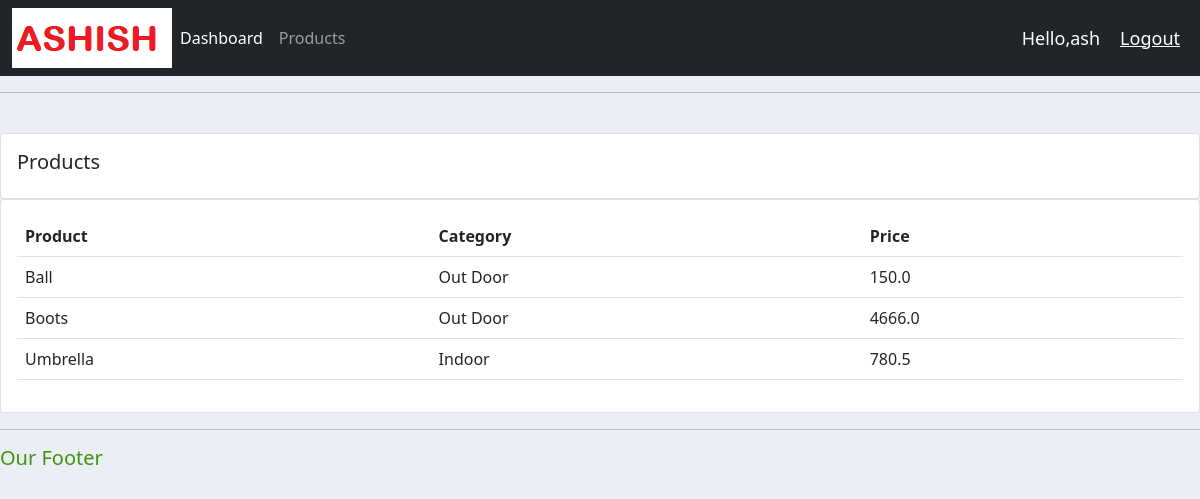
/products (signed in), run on the app's committed database.
### accounts/models.py (models this page shows, shortened)
class Product(models.Model):
    CATEGORY = (
              ('Indoor', 'Indoor'),
              ('Out Door', 'Out Door'),
              )
    name = models.CharField(max_length=100, null=True)
    price =models.FloatField(null=True)
    category = models.CharField(max_length=100, null=True, choices=CATEGORY)
    description = models.CharField(max_length=100, null=True, blank=True)
    date_created = models.DateTimeField(auto_now_add=True, null=True)
    tag = models.ManyToManyField(Tag)

### accounts/decorators.py (the view)
        def wrapper_func(request, *args, **kwargs):
            group = None
            if(request.user.groups.exists()):
                group = request.user.groups.all()[0].name
            if(group in allowed_roles):
                return view_func(request, *args, **kwargs)
            else:
                return HttpResponse("You are not authorized to view this page.")

### accounts/views.py (called while the page is built)
@login_required(login_url='login')
@allowed_users(allowed_roles=['admin'])
def products(request):
    context = {'products':Product.objects.all()}
    return render(request,'accounts/products.html',context=context)

### accounts/templates/accounts/products.html
{% extends 'accounts/main.html' %}
{% block content %}
<br>
		<div class="row">
			<div class="col-md">
				<div class="card card-body">
					<h5>Products</h5>
				</div>
				<div class="card card-body">
					<table class="table">
						<tr>
							<th>Product</th>
							<th>Category</th>
							<th>Price</th>
						</tr>
						{% for product in products %}
							<tr>
								<td>{{product.name}}</td>
								<td>{{product.category}}</td>
								<td>{{product.price}}</td>
							</tr>
						{% endfor %}
					</table>
				</div>
			</div>
		</div>
{% endblock content %}

### accounts/templates/accounts/navbar.html (shortened to what this page needs)
{% load static %}
<nav class="navbar navbar-expand-lg navbar-dark bg-dark">
  <div class="container-fluid">
    <img src="{% static 'images/logo.png' %}">
    <div class="collapse navbar-collapse" id="navbarNav">
      <ul class="navbar-nav">
        {% if request.user.is_staff %}
        <li class="nav-item">
          <a class="nav-link active" aria-current="page" href="{% url 'home' %}">Dashboard</a>
        </li>
        <li class="nav-item">
          <a class="nav-link" href="{% url 'products' %}">Products</a>
        </li>
        {% endif %}
      </ul>
    </div>
  </div>
  <span class="hello-msg">Hello,{{request.user}}</span>
  <span><a class="hello-msg" href="{% url 'logout' %}">Logout</a>
</nav>

### static/css/main.css (style rules this page uses)
body { background-color: #ebeff5; }

### accounts/templates/accounts/navbar.html (style rules this page uses)
.hello-msg { font-size: 18px; color: #ffff; margin-right: 20px; }

### data on the page
Product: name "Ball", category "Out Door", price "150.0"
Product: name "Boots", category "Out Door", price "4666.0"
Product: name "Umbrella", category "Indoor", price "780.5"

### other printed values
{{ request.user }} "ash"
